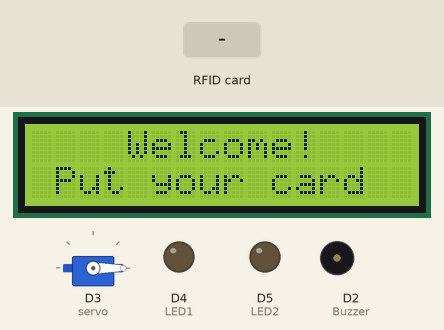
This sketch was run on a simulated Arduino MKR. On the bench: 16×2 character LCD, servo, output pins drawn as LEDs (lit = HIGH), buzzer (waves = sounding). Inputs (shaded band) come from the test bench. WiFi joins after 1.5 s; servers stay silent unless stated; what the sketch prints to the serial monitor is not drawn.

Above: at 3.0 s.
3.1 s: RFID card B3 49 D4 24 held to the reader
At 5.5 s:
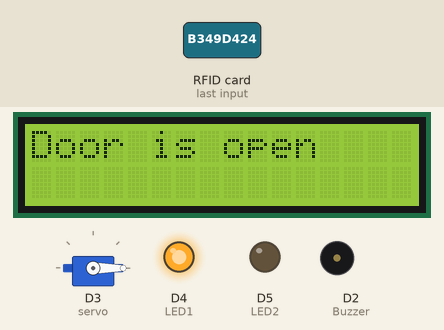
6.1 s: RFID card 5E 7A 19 C4 held to the reader
At 9.0 s:
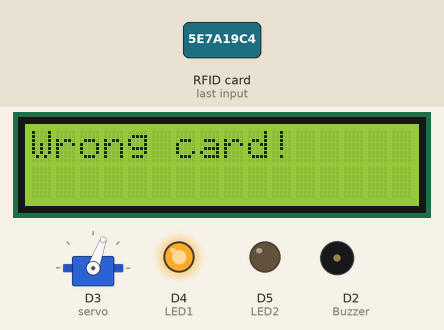
12.1 s: RFID card B3 49 D4 24 held to the reader
At 14.9 s:
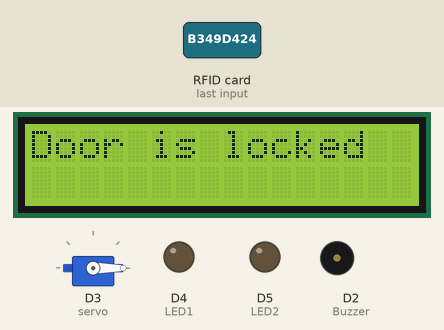
Timing chart, 0 to 16.4 s (numbered marks = the images above; inputs shaded):
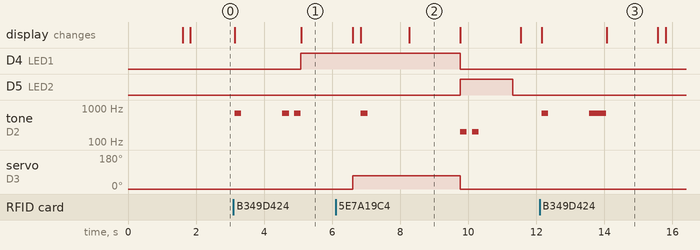

The sketch:

RFID_COMPLETE_LCD.ino
```cpp
#include "secrets.h"
#include <Servo.h>
#include <WiFiNINA.h>
#include <SPI.h>
#include <MFRC522.h>
#include <LiquidCrystal_I2C.h>

// 1. SETUP
// SETUP PINS
#define SS_PIN 10
#define RST_PIN 9
#define Buzzer 2
#define LED1 4
#define LED2 5

// LCD SCREEN SETUP
LiquidCrystal_I2C lcd(0x27, 16, 2);
byte lock = 0;

// STORE CREDENTIAL FOR WIFI NETWORK TO CONNECT TO
char ssid[] = SECRET_SSID;
char pass[] = SECRET_PASS;

Servo servo;
MFRC522 rfid(SS_PIN, RST_PIN);
byte led1 = 0;
byte led2 = 0;
WiFiClient client;

//IFTTT SERVICE SETUP
char   HOST_NAME[] = "maker.ifttt.com";
String PATH_NAME   = "/trigger/door_notification/with/key/ZvAxt_sFPoA_E-YXgLoRQ";

//https://maker.ifttt.com/trigger/door_notification/with/key/ZvAxt_sFPoA_E-YXgLoRQ


//INITIALIZE SETUP
void setup() {
  //CONNECT TO WIFI
  WiFi.begin(ssid, pass);

  //START SERIAL COMMUNICATION
  Serial.begin(9600);
  while (!Serial);

  //INITIALIZE LCD, SPI AND RFPID
  lcd.init();
  lcd.backlight();
  SPI.begin();
  rfid.PCD_Init();

  //SETTING PIN MODE
  pinMode(LED1, OUTPUT);
  pinMode(LED2, OUTPUT);
  pinMode(Buzzer, OUTPUT);

  //LOCK POSITION START
  servo.write(0);
  servo.attach(3);


  // IFTTT SERVER - connect to web server on port 80:
  if (client.connect(HOST_NAME, 80)) {
    // if connected:
    Serial.println("Connected to server");
  }
  else {// if not connected:
    Serial.println("connection failed");
  }

    Serial.println("SCAN YOUR CARD");
}


// MAIN LOOP
void loop() {
  //DISPLAY START MESSAGE ON LCD
  lcd.setCursor(4, 0);
  lcd.print("Welcome!");
  lcd.setCursor(1, 1);
  lcd.print("Put your card");

  // CHECK AND READ CARD
  if ( ! rfid.PICC_IsNewCardPresent())
    return;
  if ( ! rfid.PICC_ReadCardSerial())
    return;

  // CLEAR LCD AND START THE SCANNING PROCESS
  lcd.clear();
  lcd.setCursor(0, 0);
  lcd.print("Scanning");

  // INDICATE THE CARD READ TO THE SERIAL MONITOR
  Serial.print("CARD READ:");
  tone(Buzzer, 700);
  delay(200);
  noTone(Buzzer);
  String ID = "";

  //READING AND DISPLAYING RFID ARD UID
  for (byte i = 0; i < rfid.uid.size; i++) {
    Serial.print(rfid.uid.uidByte[i] < 0x10 ? " 0" : " ");
    Serial.print(rfid.uid.uidByte[i], HEX);
    ID.concat(String(rfid.uid.uidByte[i] < 0x10 ? " 0" : " "));
    ID.concat(String(rfid.uid.uidByte[i], HEX));
    delay(300);
  }
  Serial.println();
  ID.toUpperCase();


  //AUTHORISED CARD UNLOCK
  if (ID.substring(1) == "B3 49 D4 24" && led1 == 0 ) {
    unlockSound();

    lcd.clear();
    lcd.setCursor(0, 0);
    lcd.print("Door is open");
    delay(1500);
    lcd.clear();

    digitalWrite(LED1, HIGH);
    servo.write(70);
    Serial.println("DOOR UNLOCKED");
    led1 = 1;
    sendNotification("DOOR UNLOCKED", "");

  //AUTHORISED CARD LOCK
  } else if (ID.substring(1) == "B3 49 D4 24" && led1 == 1 ) {
    lockSound();

    lcd.clear();
    lcd.setCursor(0, 0);
    lcd.print("Door is locked");
    delay(1500);
    lcd.clear();

    digitalWrite(LED1, LOW);
    Serial.println("DOOR LOCKED");
    servo.write(0);
    led1 = 0;
    sendNotification("DOOR LOCKED", "");

  //UNAUTHORISED CARD ACCESS DENIED
  } else {
    lcd.clear();
    lcd.setCursor(0, 0);
    lcd.print("Wrong card!");
    delay(1500);
    lcd.clear();

    digitalWrite(LED1, LOW);
    servo.write(0);
    digitalWrite(LED2, HIGH);
    failSound();
    delay(1000);
    digitalWrite(LED2, LOW);
    Serial.print("ACCESS DENIED!");
    sendNotification("UNAUTHORISED CARD ACCESS ATTEMPT!", "");
  }
}

// METHOD FOR SENDING CUSTOM NOTIFICATION
void sendNotification(String value1, String value2) {
  if (client.connect(HOST_NAME, 80)) {
    client.println("GET " + PATH_NAME + value1 + value2 + " HTTP/1.1");
    client.println("Host: " + String(HOST_NAME));
    client.println("Connection: close");
    client.println();
    delay(10);
  }
}

//UNLOCK SOUND
void unlockSound() {
  tone(Buzzer, 700);
    delay(200);
    noTone(Buzzer);
    delay(150);
    tone(Buzzer, 700);
    delay(200);
    noTone(Buzzer);
    digitalWrite(LED1, HIGH);
    servo.write(0);
}

//LOCK SOUND
void lockSound() {
  tone(Buzzer, 700);
    delay(500);
    noTone(Buzzer);
}

// UNAUTHORISED CARD SOUND
void failSound() {
  tone(Buzzer, 200);
    delay(200);
    noTone(Buzzer);
    delay(150);
    tone(Buzzer, 200);
    delay(200);
    noTone(Buzzer);
}
```

secrets.h
```cpp
// Use this file to store all of the private credentials
// and connection details

#define SECRET_SSID "TelstraD712B7"		// replace MySSID with your WiFi network name
#define SECRET_PASS "xcr8k6ck24"	// replace MyPassword with your WiFi password

#define SECRET_CH_ID 2500825			// replace 0000000 with your channel number
#define SECRET_WRITE_APIKEY "1312MSY9QG1HQ4IE"   // replace XYZ with your channel write API Key
```

Measured:
- after the input at 3.1 s, D4 (LED1): LOW → HIGH after 2.0 s; tone on D2 (Buzzer): goes 700 Hz 0.20 s, silent 1.2 s, 700 Hz 0.20 s, silent 0.15 s, 700 Hz 0.20 s, then silent, starting at once; the display: first changes at once (image 1 shows a later state)
- after the input at 6.1 s, D4 (LED1): HIGH → LOW after 3.7 s; D5 (LED2): LOW → HIGH after 3.7 s, → LOW 1.6 s later; tone on D2 (Buzzer): plays 700 Hz for 0.20 s, 200 Hz for 0.20 s, 200 Hz for 0.20 s, starting after 0.75 s; the display: first differs from a run without the input after 0.75 s (image 2 shows a later state)
- after the input at 12.1 s, tone on D2 (Buzzer): silent → 700 Hz after 0.05 s, → silent 0.20 s later, → 700 Hz 1.2 s later, → silent 0.50 s later; the display: first changes after 0.05 s (image 3 shows a later state)
- what the display in image 2 shows lasts 1.5 s, from 8.3 s to 9.8 s
